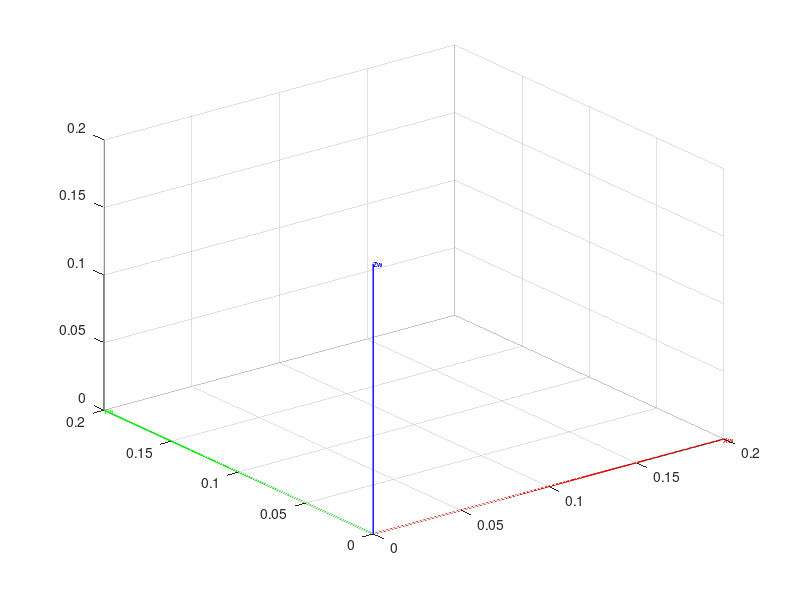

Reproduce this figure in MATLAB.
function DrawWorldCoordinates()
    plot3([0, 0.2], [0, 0], [0, 0], 'Color', 'r', 'LineWidth', 1);
    text(0.2, 0, 0, 'Xw','FontName','Arial','Color','r','FontWeight','Bold','FontSize',5);
    hold on;
    plot3([0, 0], [0, 0.2], [0, 0], 'Color', 'g',  'LineWidth', 1);
    text(0, 0.2, 0, 'Yw','FontName','Arial','Color','g','FontWeight','Bold','FontSize',5);
    hold on;
    plot3([0, 0], [0, 0], [0, 0.2], 'Color', 'b',  'LineWidth', 1);
    text(0, 0, 0.2, 'Zw','FontName','Arial','Color','b','FontWeight','Bold','FontSize',5);
    
    grid on;
end

